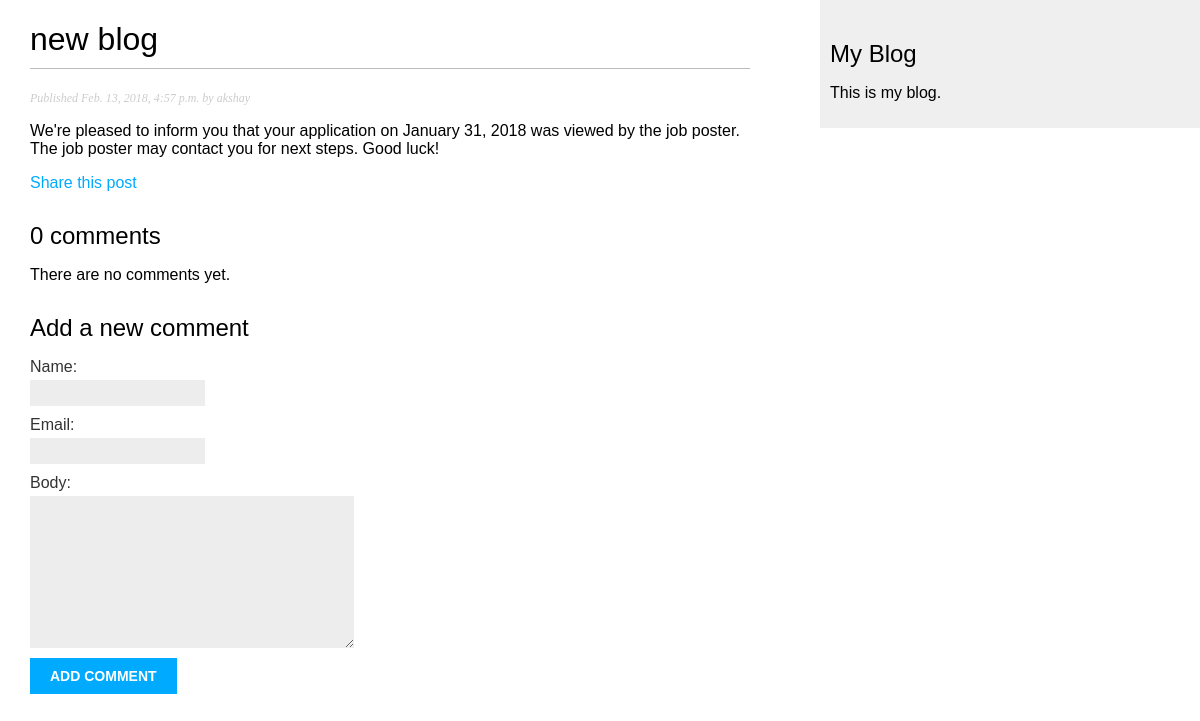
Screenshot of /blog/2018/02/13/new-blog/ with the database file from the repository.
### blog/models.py (models this page shows, shortened)
class Post (models.Model):
    STATUS_CHOICES = (
        ('draft', 'Draft'),
        ('published','Published'),
    )
    title = models.CharField(max_length=250)
    slug = models.SlugField(max_length=250, unique_for_date='publish')
    author = models.ForeignKey(User, related_name= 'blog_posts')
    body = models.TextField()
    publish = models.DateTimeField(default=timezone.now)
    created = models.DateTimeField(auto_now_add=True)
    udated = models.DateTimeField(auto_now=True)
    status = models.CharField(max_length=10, choices=STATUS_CHOICES, default='draft')
    objects = models.Manager()
    published = PublishedManager()
    tags = TaggableManager()
    class Meta:
        ordering = ('-publish',)

### blog/views.py (the view)
def post_detail(request, year, month, day, post):
    post = get_object_or_404(Post, slug=post,
                                                    status = 'published',
                                                    publish__year=year,
                                                    publish__month=month,
                                                    publish__day=day)
    comments = post.comments.filter(active=True)
    if request.method == 'POST':
        comment_form =CommentForm(data = request.POST)
        if comment_form.is_valid():
            new_comment =comment_form.save(commit=False)
            new_comment.post = post
            new_comment.save()
    else:
        comment_form = CommentForm()
    return  render(request, 'blog/post/detail.html', {'post': post,
                                                                             'comments':comments,
                                                                              'comment_form':comment_form})

### blog/forms.py
class CommentForm(forms.ModelForm):
    class Meta:
        model = Comment
        fields = ('name', 'email', 'body')

### blog/templates/blog/post/detail.html (shortened to what this page needs)
{% extends "blog/base.html" %}
{% block content %}
    <h1>{{ post.title }}</h1>
    <p class="date">Published {{ post.publish }} by {{ post.author }}</p>
    {{ post.body|linebreaks }}
    <p><a href="{% url "blog:post_share" post.id %}">Share this post</a></p>
    {% with comments.count as total_comments %}
        <h2>{{ total_comments }} comment{{ total_comments|pluralize }}</h2>
    {% endwith %}
    {% for comment in comments %}
        <div class="comment">
            <p class="info">Comment {{ forloop.counter }} by {{ comment.name }} {{ comment.created }}</p>
            {{ comment.body|linebreaks }}
        </div>
    {% empty %}
        <p>There are no comments yet.</p>
    {% endfor %}
    {% if new_comment %}
        <h2>Your comment has been added.</h2>
    {% else %}
        <h2>Add a new comment</h2>
        <form action="." method="post">
            {{ comment_form.as_p }}
            <p><input type="submit" value="Add comment"></p>
        </form>
    {%  endif %}
{% endblock %}

### blog/static/css/blog.css (style rules this page uses)
body { margin:0; padding:0; font-family:helvetica, sans-serif; }
a { color:#00abff; text-decoration:none; }
h1 { font-weight:normal; border-bottom:1px solid #bbb; padding:0 0 10px 0; }
h2 { font-weight:normal; margin:30px 0 0; }
p.date { color:#ccc; font-family: georgia, serif; font-size: 12px; font-style: italic; }
label { float:left; clear:both; color:#333; margin-bottom:4px; }
input, textarea { clear:both; float:left; margin:0 0 10px; background:#ededed; border:0; padding:6px 10px; font-size:12px; }
input[type=submit] { font-weight:bold; background:#00abff; color:#fff; padding:10px 20px; font-size:14px; text-transform:uppercase; }

### rows the page displays
Post: title "new blog", publish "Feb. 13, 2018, 4:57 p.m.", author "akshay", body "We're pleased to inform you that your application on January 31, 2018 was viewed by the job poster. The job poster may contact you for next steps. Good luck!"

### other values shown
{{ total_comments }} "0"
